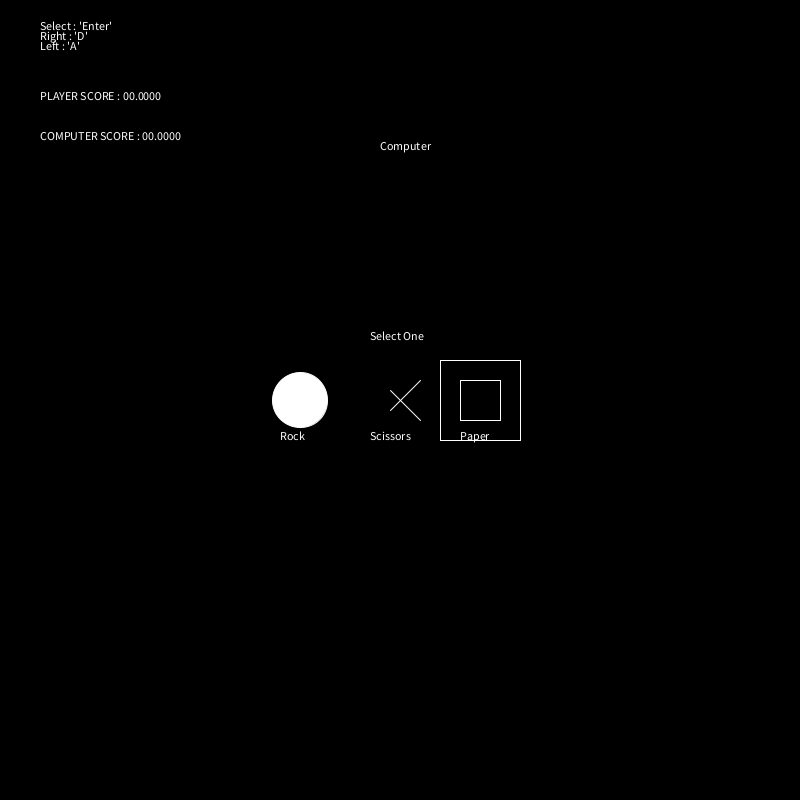
Frame 1 (no input)
Frame 60 (the mouse pressed at the canvas centre just before this capture): identical to frame 1, image omitted
Frame 120 (the mouse held since frame 60 and released just before this capture): identical to frame 1, image omitted

The Processing sketch that drew this single still picture (run headless with seeded random() and noise(); from frame 60 on, the mouse is pressed at the canvas centre):

// Processing sketch: rock_paper_scissors_A1
// ── rock_paper_scissors_A1.pde
  PVector screenCenter =  new PVector (0,0);
  PVector selectMenuCenter =  new PVector (0,0);

  PVector p0SelectMenu = new PVector (40, 40);
  PVector p1SelectMenu = new PVector (120, 40);
  PVector p2SelectMenu = new PVector (120,-40);
  PVector p3SelectMenu = new PVector (40,-40);
  
  float computerScore = 0;
  float playerScore = 0;
  float computerSelect;
  float playerSelect;
  boolean isComputerSelected = false;
  boolean isScoreAdded = false;
  

void setup () {
  screenCenter.x = width/2;
  screenCenter.y = height/2;
  selectMenuCenter.x = width/2;
  selectMenuCenter.y = height/2;
  size (800,800);
  smooth(4);
}

void draw () {
  renderSetup ();
  renderPaper();
  renderRock();
  renderScissors();
  renderSelectMenu();
  renderScore ();
  
  if (isComputerSelected)
    renderComputerSelect();
}

void renderSetup () {
  fill(255,255,255);
  stroke(255,255,255);
  background(0,0,0);
}

void renderScore () {
  text("COMPUTER SCORE : "+ nf(computerScore,2,4), 40,140);
  text("PLAYER SCORE : "+ nf(playerScore,2,4), 40,100);
  text("Left : 'A' ", 40,50);
  text("Right : 'D' ", 40,40);
  text("Select : 'Enter' ", 40,30);
  text("Computer", 380,150);
}

void renderPaper() {
  PVector p0 = new PVector (60, 20);
  PVector p1 = new PVector (100, 20);
  PVector p2 = new PVector (100,-20);
  PVector p3 = new PVector (60,-20);
  
  p0.add(screenCenter);
  p1.add(screenCenter);
  p2.add(screenCenter);
  p3.add(screenCenter);
  
  line(p0.x,p0.y, p1.x, p1.y);
  line(p1.x,p1.y, p2.x, p2.y);
  line(p2.x,p2.y, p3.x, p3.y);
  line(p3.x,p3.y, p0.x, p0.y);
  
  text("Paper", screenCenter.x + 60, screenCenter.y + 40);
}

void renderRock() {
  ellipse(300, 400, 55, 55);
  
  text("Rock", screenCenter.x - 120, screenCenter.y + 40);
}

void renderScissors() {
  PVector p0 = new PVector (-10, 10);
  PVector p1 = new PVector (20, 20);
  PVector p2 = new PVector (20,-20);
  PVector p3 = new PVector (-10,-10);
  
  p0.add(screenCenter);
  p1.add(screenCenter);
  p2.add(screenCenter);
  p3.add(screenCenter);
  
  line(p0.x,p0.y, p2.x, p2.y);
  line(p3.x,p3.y, p1.x, p1.y);
  
  
  text("Scissors", screenCenter.x - 30, screenCenter.y + 40);
}

void renderSelectMenu() {
  PVector p0SelectMenu = new PVector (40, 40);
  PVector p1SelectMenu = new PVector (120, 40);
  PVector p2SelectMenu = new PVector (120,-40);
  PVector p3SelectMenu = new PVector (40,-40);
  
  p0SelectMenu.add(selectMenuCenter);
  p1SelectMenu.add(selectMenuCenter);
  p2SelectMenu.add(selectMenuCenter);
  p3SelectMenu.add(selectMenuCenter);
  
  line(p0SelectMenu.x,p0SelectMenu.y, p1SelectMenu.x, p1SelectMenu.y);
  line(p1SelectMenu.x,p1SelectMenu.y, p2SelectMenu.x, p2SelectMenu.y);
  line(p2SelectMenu.x,p2SelectMenu.y, p3SelectMenu.x, p3SelectMenu.y);
  line(p3SelectMenu.x,p3SelectMenu.y, p0SelectMenu.x, p0SelectMenu.y);
  
  text("Select One", screenCenter.x - 30, screenCenter.y - 60);
  //print(selectMenuCenter.x);
}

void renderComputerSelect() {
  //float computerSelect = int (random(0, 2));
  
  //Scissors
  if(computerSelect == 1) 
  {
  PVector p0 = new PVector (-10, -190);
  PVector p1 = new PVector (20, -180);
  PVector p2 = new PVector (20,-220);
  PVector p3 = new PVector (-10,-210);
  
  p0.add(screenCenter);
  p1.add(screenCenter);
  p2.add(screenCenter);
  p3.add(screenCenter);
  
  line(p0.x,p0.y, p2.x, p2.y);
  line(p3.x,p3.y, p1.x, p1.y);
  
    if (isScoreAdded){
      if (playerSelect == 1)
        playerScore += 10;
        
      else if (playerSelect == 3)
        computerScore += 10;
        
      isScoreAdded = false;
    }
  }
  
  //Rock
  else if(computerSelect == 0) 
  {
  ellipse(400, 200, 55, 55);
    if (isScoreAdded){
      if (playerSelect == 3)
        playerScore += 10;
        
      else if (playerSelect == 2)
        computerScore += 10;
        
      isScoreAdded = false;
    }
  }
  
  //Paper
  else if(computerSelect == 2) 
  {
  PVector p0 = new PVector (-20, -180);
  PVector p1 = new PVector (20, -180);
  PVector p2 = new PVector (20,-220);
  PVector p3 = new PVector (-20,-220);
  
  p0.add(screenCenter);
  p1.add(screenCenter);
  p2.add(screenCenter);
  p3.add(screenCenter);
  
  line(p0.x,p0.y, p1.x, p1.y);
  line(p1.x,p1.y, p2.x, p2.y);
  line(p2.x,p2.y, p3.x, p3.y);
  line(p3.x,p3.y, p0.x, p0.y);
  
    if (isScoreAdded){
      if (playerSelect == 2)
        playerScore += 10;
        
      else if (playerSelect == 1)
        computerScore += 10;
        
      isScoreAdded = false;
    }
  }
  
}

void setPlayerSelect() {
  if (selectMenuCenter.x == 400)
    playerSelect = 3;
    
  else if (selectMenuCenter.x == 310)
  playerSelect = 2;
    
  else if (selectMenuCenter.x == 220)
  {
  playerSelect = 1;
  }
}

void keyPressed () { 
  if (keyCode == ENTER) {
    computerSelect = int (random(0, 3));
    isComputerSelected = true;
    isScoreAdded = true;
    setPlayerSelect();
    
  }
    
    else if (key == 'a') {
      if (selectMenuCenter.x > 220)
       selectMenuCenter.x -= 90;
    }
      
      else if (key == 'd') {
        if (selectMenuCenter.x < 400)
        selectMenuCenter.x += 90;
    }
     
}
